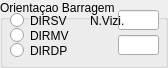
       <widget class="QGroupBox" name="groupBox_3">
        <property name="minimumSize">
         <size>
          <width>60</width>
          <height>60</height>
         </size>
        </property>
        <property name="title">
         <string>Orientaçao Barragem</string>
        </property>
        <widget class="QRadioButton" name="radioButtonV">
         <property name="geometry">
          <rect>
           <x>10</x>
           <y>12</y>
           <width>82</width>
           <height>17</height>
          </rect>
         </property>
         <property name="font">
          <font>
           <family>MS Shell Dlg 2</family>
          </font>
         </property>
         <property name="toolTip">
          <string>Orientaçao da barragem por soma dos vetores de vizinhos</string>
         </property>
         <property name="text">
          <string>DIRSV</string>
         </property>
        </widget>
        <widget class="QRadioButton" name="radioButtonDP">
         <property name="geometry">
          <rect>
           <x>10</x>
           <y>42</y>
           <width>82</width>
           <height>17</height>
          </rect>
         </property>
         <property name="toolTip">
          <string>&lt;!DOCTYPE HTML PUBLIC &quot;-//W3C//DTD HTML 4.0//EN&quot; &quot;http://www.w3.org/TR/REC-html40/strict.dtd&quot;&gt;
&lt;html&gt;&lt;head&gt;&lt;meta name=&quot;qrichtext&quot; content=&quot;1&quot; /&gt;&lt;style type=&quot;text/css&quot;&gt;
p, li { white-space: pre-wrap; }
&lt;/style&gt;&lt;/head&gt;&lt;body style=&quot; font-family:'MS Shell Dlg 2'; font-size:8.25pt; font-weight:400; font-style:normal;&quot;&gt;
&lt;p style=&quot; margin-top:0px; margin-bottom:0px; margin-left:0px; margin-right:0px; -qt-block-indent:0; text-indent:0px;&quot;&gt;&lt;span style=&quot; font-size:8pt;&quot;&gt;Orientação da barragem com uso do algoritmo de Douglas-Peucker&lt;/span&gt;&lt;/p&gt;&lt;/body&gt;&lt;/html&gt;</string>
         </property>
         <property name="text">
          <string>DIRDP</string>
         </property>
        </widget>
        <widget class="QLineEdit" name="campoEntradaValorAlgoritmo">
         <property name="geometry">
          <rect>
           <x>118</x>
           <y>10</y>
           <width>41</width>
           <height>20</height>
          </rect>
         </property>
         <property name="sizePolicy">
          <sizepolicy hsizetype="Fixed" vsizetype="Fixed">
           <horstretch>0</horstretch>
           <verstretch>0</verstretch>
          </sizepolicy>
         </property>
         <property name="toolTip">
          <string>Pâramentro do algoritmo
referente a quantidade de pontos
sequenciais da rede de drenagem</string>
         </property>
        </widget>
        <widget class="QLabel" name="label_7">
         <property name="geometry">
          <rect>
           <x>90</x>
           <y>14</y>
           <width>46</width>
           <height>13</height>
          </rect>
         </property>
         <property name="text">
          <string>N.Vizi.</string>
         </property>
        </widget>
        <widget class="QLineEdit" name="campoEntradaEpislonAlgoritmo">
         <property name="geometry">
          <rect>
           <x>118</x>
           <y>35</y>
           <width>41</width>
           <height>20</height>
          </rect>
         </property>
        </widget>
        <widget class="QLabel" name="label_10">
         <property name="geometry">
          <rect>
           <x>98</x>
           <y>28</y>
           <width>51</width>
           <height>31</height>
          </rect>
         </property>
         <property name="text">
          <string/>
         </property>
         <property name="pixmap">
          <pixmap>../imagens/eLetra.png</pixmap>
         </property>
         <property name="scaledContents">
          <bool>false</bool>
         </property>
        </widget>
        <widget class="QRadioButton" name="radioButtonM">
         <property name="geometry">
          <rect>
           <x>10</x>
           <y>27</y>
           <width>82</width>
           <height>17</height>
          </rect>
         </property>
         <property name="toolTip">
          <string>&lt;!DOCTYPE HTML PUBLIC &quot;-//W3C//DTD HTML 4.0//EN&quot; &quot;http://www.w3.org/TR/REC-html40/strict.dtd&quot;&gt;
&lt;html&gt;&lt;head&gt;&lt;meta name=&quot;qrichtext&quot; content=&quot;1&quot; /&gt;&lt;style type=&quot;text/css&quot;&gt;
p, li { white-space: pre-wrap; }
&lt;/style&gt;&lt;/head&gt;&lt;body style=&quot; font-family:'MS Shell Dlg 2'; font-size:8.25pt; font-weight:400; font-style:normal;&quot;&gt;
&lt;p style=&quot; margin-top:0px; margin-bottom:0px; margin-left:0px; margin-right:0px; -qt-block-indent:0; text-indent:0px;&quot;&gt;&lt;span style=&quot; font-size:8pt;&quot;&gt;Orientação da barragem através da direção média dos vetores dos vizinhos&lt;/span&gt;&lt;/p&gt;&lt;/body&gt;&lt;/html&gt;</string>
         </property>
         <property name="text">
          <string>DIRMV</string>
         </property>
        </widget>
       </widget>
